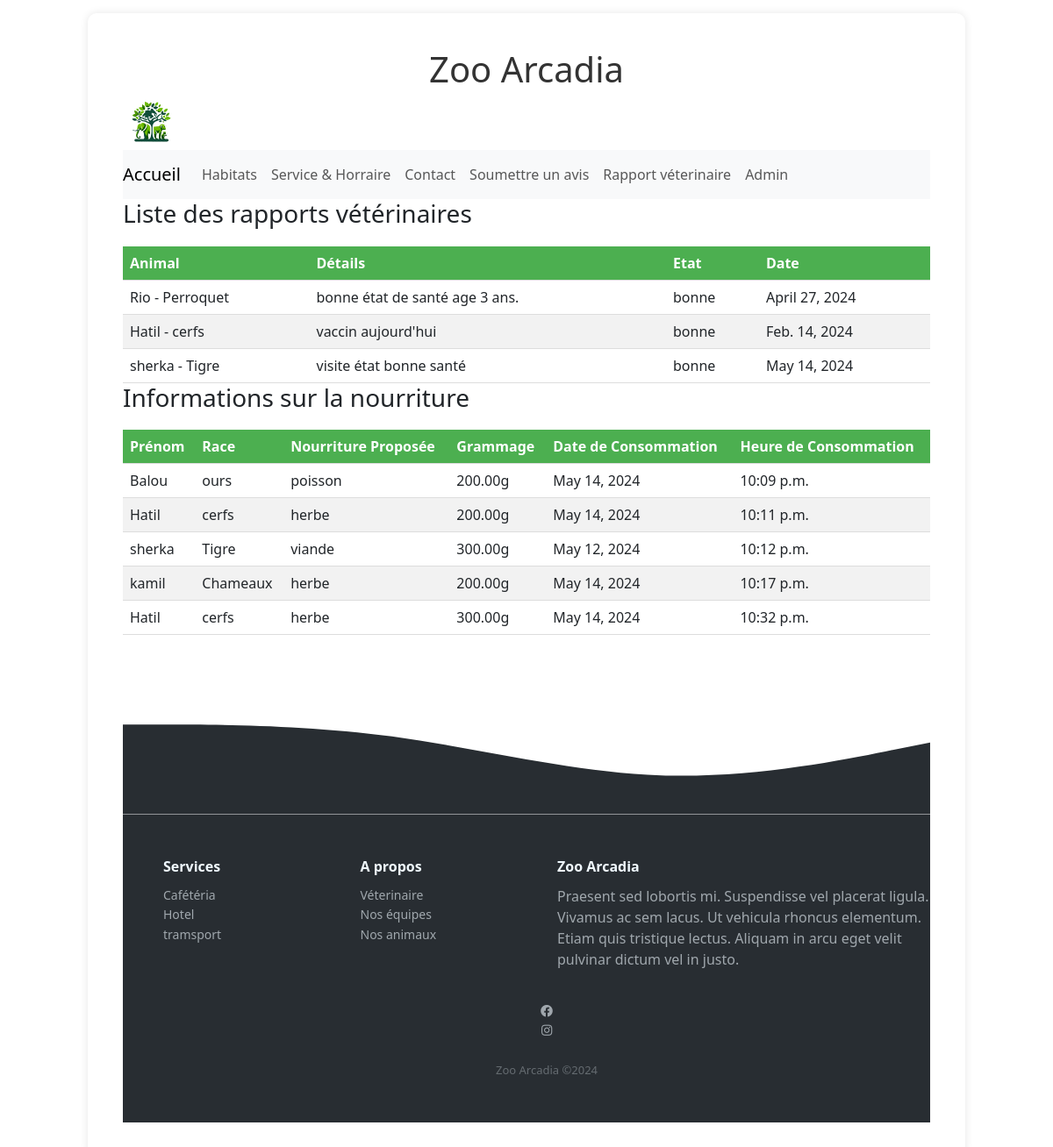
The app's page /rapport/ (signed in), older data.
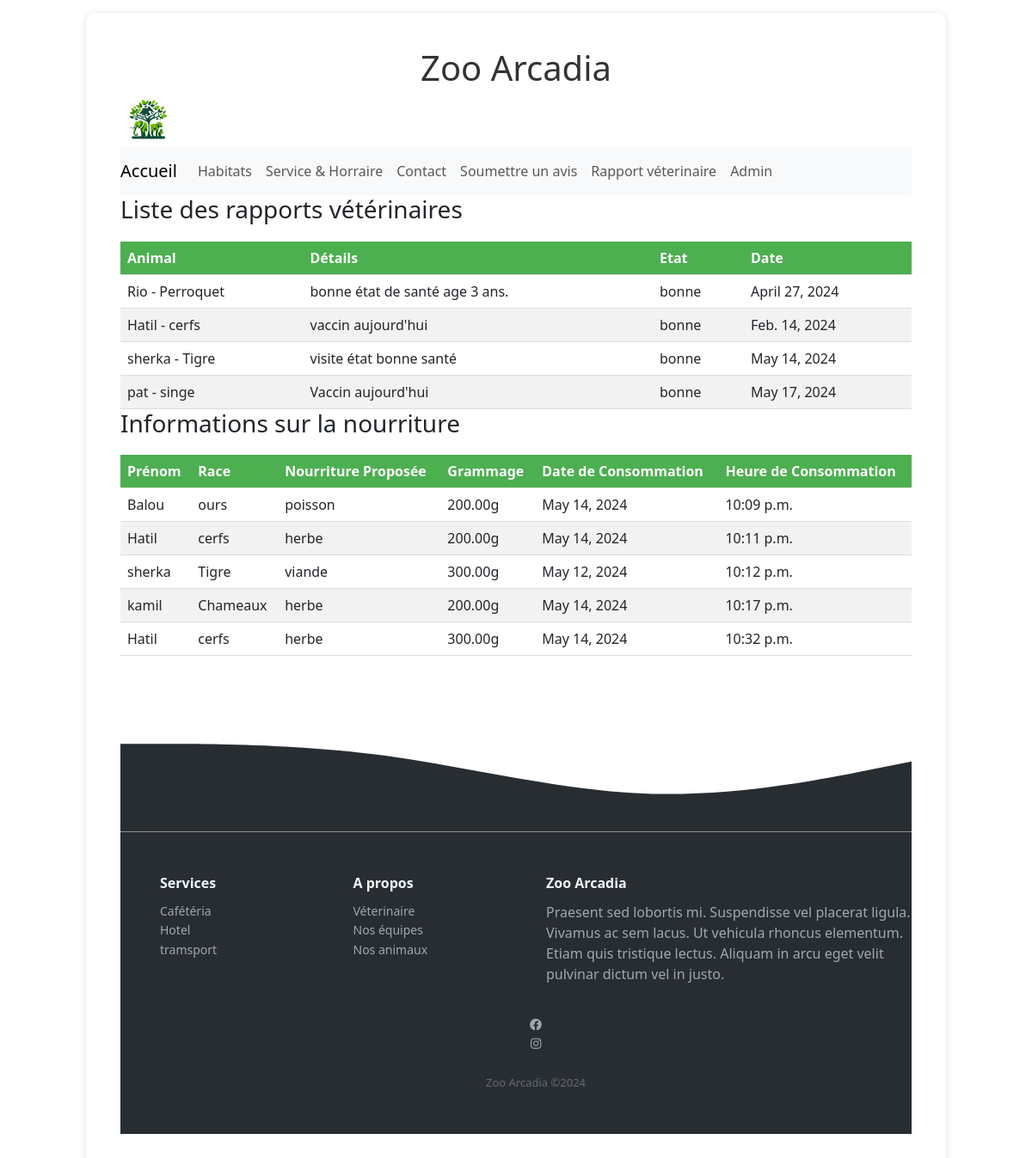
The same page, newer data.
### liste/models.py (models this page shows, shortened)
class RapportVeterinaire(models.Model):
    date = models.DateField()
    detail = models.TextField()
    animal = models.ForeignKey(Animal, on_delete=models.CASCADE, related_name='rapports_veterinaires')

class Animal(models.Model):
    prenom = models.CharField(max_length=50)
    etat = models.CharField(max_length=50)
    habitat = models.ForeignKey(Habitat, related_name='animaux', on_delete=models.CASCADE)
    race = models.ForeignKey(Race, related_name='animaux', on_delete=models.SET_NULL, null=True, default=1)
    image = models.ImageField(upload_to='animals/', verbose_name=_("Image de l'animal"))
    clics = models.IntegerField(default=0)  # Champ pour les cliques sur l'animal
    def __str__(self):
        return f"{self.prenom} - {self.race}"

class Race(models.Model):
    label = models.CharField(max_length=50)
    def __str__(self):
        return self.label

class NourritureInfo(models.Model):
    animal = models.ForeignKey(Animal, on_delete=models.CASCADE, related_name='nourriture_infos')
    nourriture_proposee = models.CharField(max_length=255, verbose_name=_("Nourriture proposée"))
    grammage_nourriture = models.DecimalField(max_digits=5, decimal_places=2, default=0.0, verbose_name=_("Grammage de la nourriture"))
    date_consommation = models.DateField(verbose_name=_("Date de consommation"), default=timezone.now)
    heure_consommation = models.TimeField(verbose_name=_("Heure de consommation"), default=timezone.now)

### liste/views.py (the view)
# urls.py: path('rapport/', views.rapport, name='rapport'),  # protégé par @login_required
@login_required
def rapport(request):
    rapports = RapportVeterinaire.objects.all().prefetch_related('animal__nourriture_infos')
    nourritures = NourritureInfo.objects.all()
    return render(request, 'liste/rapport.html', {'rapports': rapports, 'nourritures': nourritures})

### liste/templates/liste/rapport.html (shortened to what the changed rows need)
{% load static %}
<html lang="fr">
  <head>
    <link
      rel="stylesheet"
      href="https://cdnjs.cloudflare.com/ajax/libs/font-awesome/5.15.3/css/all.min.css"
    />
    <link
      href="https://cdn.jsdelivr.net/npm/bootstrap@5.3.2/dist/css/bootstrap.min.css"
      rel="stylesheet"
    />
    <link
      rel="stylesheet"
      rel="stylesheet"
      href="{% static 'liste/style.css' %}"
    />
  </head>
  <body>
    <div class="main-content">
    <div class="h1-container">
      <h1>Zoo Arcadia</h1>
    </div>
      <main>
          <table>
              <thead>
                  <tr>
                      <th>Animal</th>
                      <th>Détails</th>
                      <th>Etat</th>
                      <th>Date</th>
                  </tr>
              </thead>
              <tbody>
                  {% for rapport in rapports %}
                  <tr>
                    <td>{{ rapport.animal }}</td>
                    <td>{{ rapport.detail }}</td>
                    <td>{{ rapport.animal.etat }}</td>
                    <td>{{ rapport.date }}</td>
                  </tr>
                  {% empty %}
                  <tr>
                      <td colspan="3">Aucun rapport disponible</td>
                  </tr>
                  {% endfor %}
              </tbody>
          </table>
          <table>
              <thead>
                  <tr>
                      <th>Prénom</th>
                      <th>Race</th>
                      <th>Nourriture Proposée</th>
                      <th>Grammage</th>
                      <th>Date de Consommation</th>
                      <th>Heure de Consommation</th>
                  </tr>
              </thead>
              <tbody>
                  {% for nourriture in nourritures %}
                  <tr>
                      <td>{{ nourriture.animal.prenom }}</td>
                      <td>{{ nourriture.animal.race }}</td>
                      <td>{{ nourriture.nourriture_proposee }}</td>
                      <td>{{ nourriture.grammage_nourriture }}g</td>
                      <td>{{ nourriture.date_consommation }}</td>
                      <td>{{ nourriture.heure_consommation }}</td>
                  </tr>
                  {% empty %}
                  <tr>
                      <td colspan="7">Aucune donnée sur la nourriture disponible.</td>
                  </tr>
                  {% endfor %}
              </tbody>
          </table>
      </main>
  </div>
  </body>
  </html>

Row changes from the older to the newer data that the page shows:
added RapportVeterinaire: animal "pat - singe", detail "Vaccin aujourd'hui", animal.etat "bonne", date "May 17, 2024"
